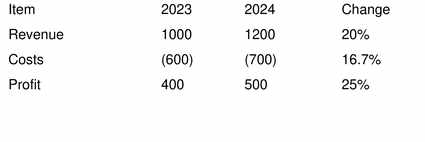
#> input picture data/ocr_benchmark_images/benchmark_01_low_resolution_compression.jpg, 425 x 142 px
$ python -i ocr_image_preprocessor.py   (imports and definitions only)
#> lines starting #> are read from the running program, lines starting #| are printed output that depends on the picture
from __future__ import annotations

from pathlib import Path

from PIL import Image, ImageEnhance, ImageFilter, ImageOps


def preprocess_for_tesseract(
    image_path: Path | str,
    output_path: Path | str,
    target_min_width: int = 3000,
) -> Path:
    """Create a deterministic OCR-friendly copy without changing geometry metadata."""
#> called with output_path = 'out.png', target_min_width = 3000
    image_path = Path(image_path)
    output_path = Path(output_path)
    image = Image.open(image_path).convert("L")

    scale = max(1.0, target_min_width / max(image.width, 1))
#> scale = 7.06
    if scale > 1.0:
        image = image.resize(
            (round(image.width * scale), round(image.height * scale)),
            Image.Resampling.LANCZOS,
        )
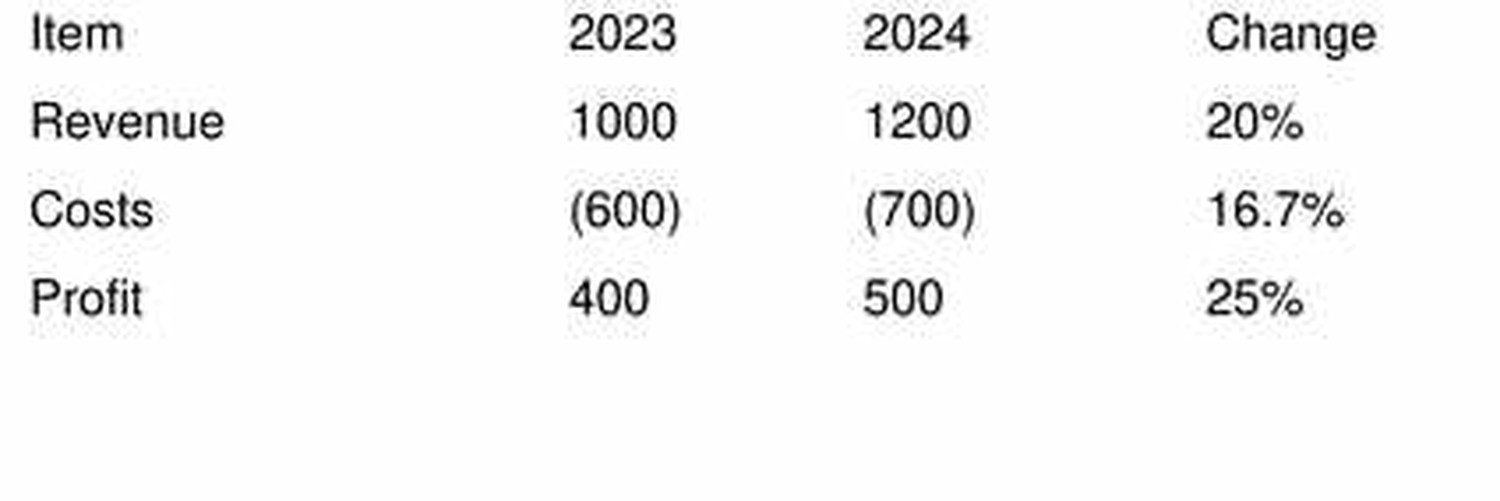
#> image: PIL image 3000x1002 L (shown at 1/2 size); min 0, max 255, mean 245.7

    # Denoise after upscaling, not before: a median filter applied to the
    # native low-resolution/JPEG-compressed image erases thin character
    # strokes outright, while the same filter on the upscaled image only
    # smooths JPEG block artifacts. Order was empirically verified.
    image = image.filter(ImageFilter.MedianFilter(size=3))
    image = ImageOps.autocontrast(image, cutoff=1)
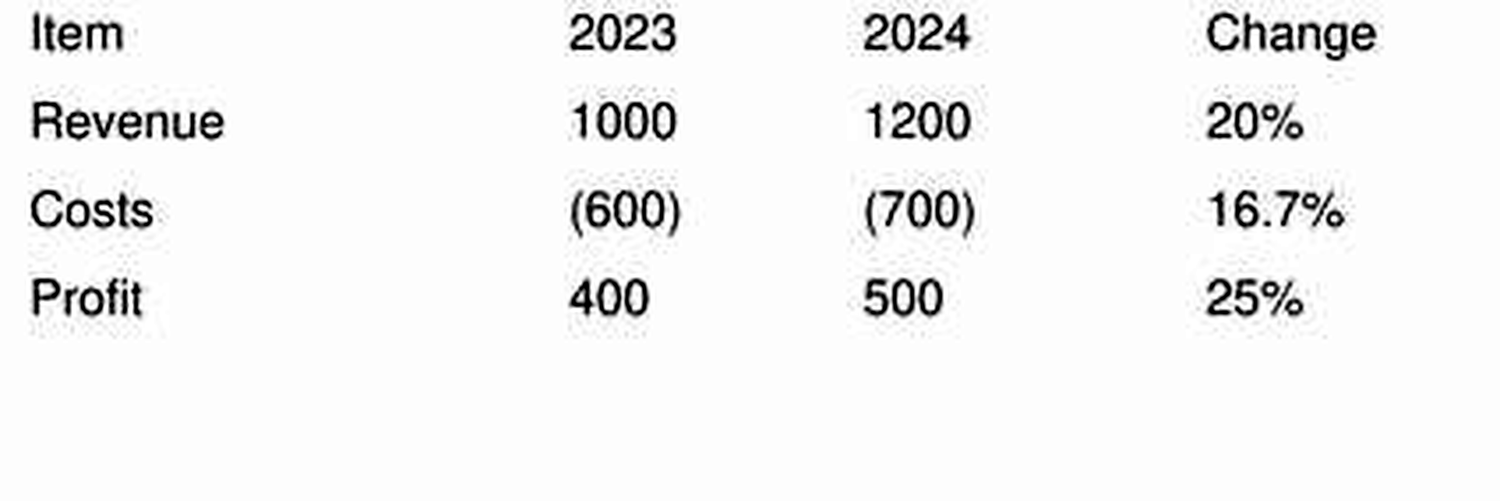
#> image: PIL image 3000x1002 L (shown at 1/2 size); min 0, max 255, mean 243.2
    image = image.filter(ImageFilter.UnsharpMask(radius=1.1, percent=160, threshold=3))
    image = ImageEnhance.Contrast(image).enhance(1.2)

    output_path.parent.mkdir(parents=True, exist_ok=True)
    image.convert("RGB").save(output_path)
    return output_path


# [36 lines left out: functions preprocess_image, estimate_skew, not called in this run]


MIN_DESKEW_DEGREES = 1.0  # below this Tesseract copes better than a second resampling


# [14 lines left out: function deskew, not called in this run]

>>> result = preprocess_for_tesseract('../../data/ocr_benchmark_images/benchmark_01_low_resolution_compression.jpg', 'out.png')

$ run again, on data/ocr_benchmark_images/benchmark_05_low_resolution_compression.jpg
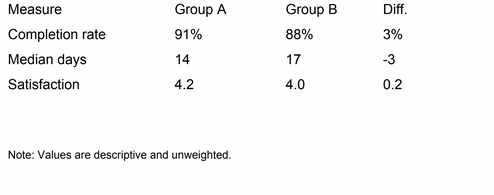
#> input picture data/ocr_benchmark_images/benchmark_05_low_resolution_compression.jpg, 494 x 195 px
#> in preprocess_for_tesseract, `image = image.resize( (round(image.width * scale), round(image.height ..`:
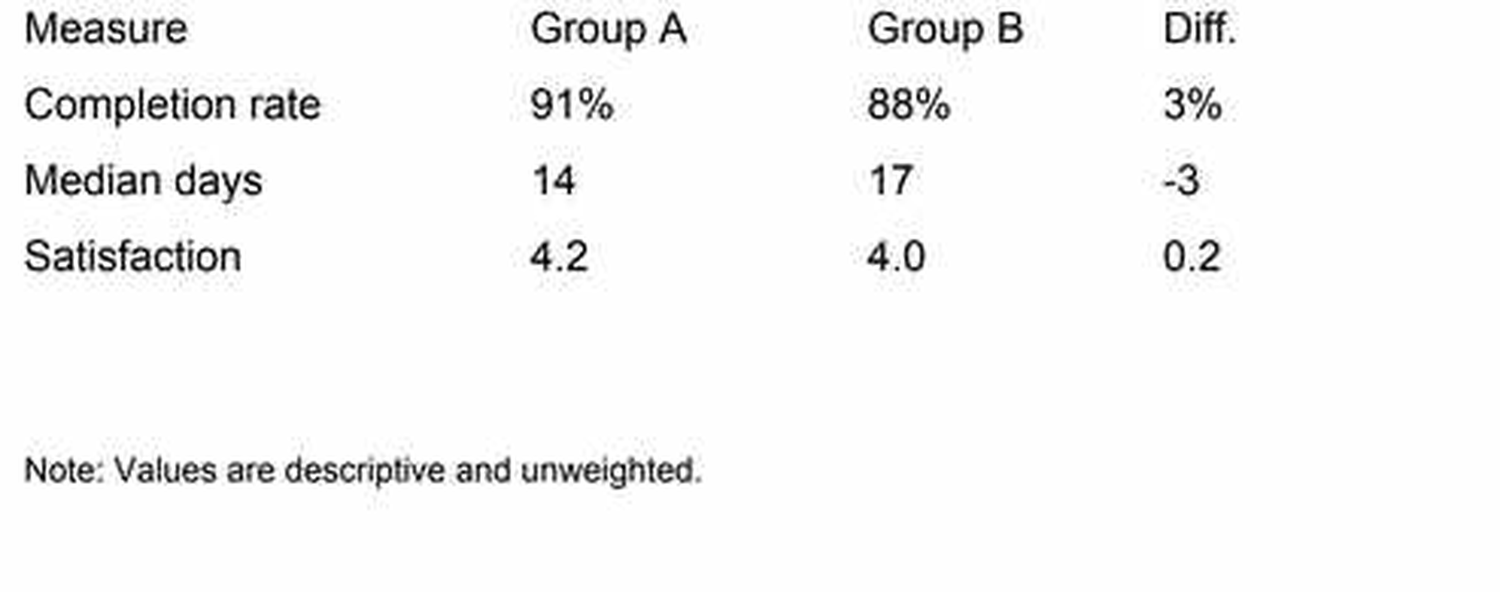
#> image: PIL image 3000x1184 L (shown at 1/2 size); min 0, max 255, mean 246.6
#> in preprocess_for_tesseract, `image = ImageOps.autocontrast(image, cutoff=1)`:
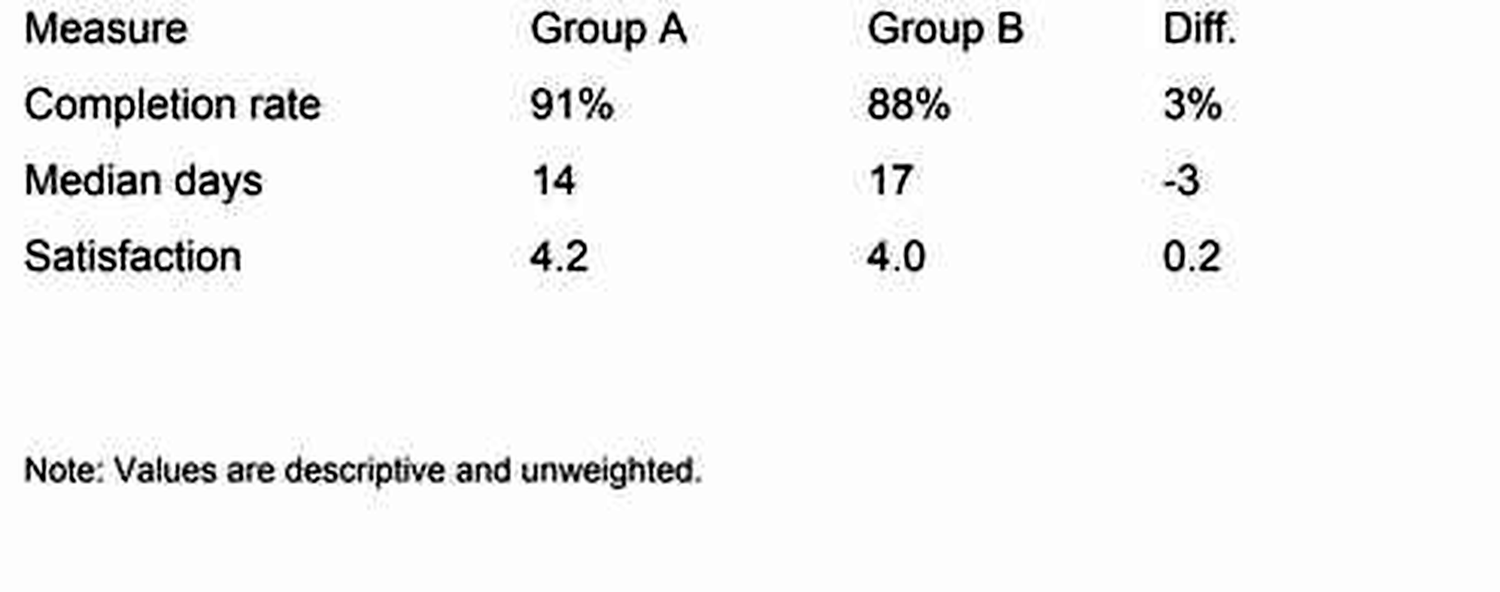
#> image: PIL image 3000x1184 L (shown at 1/2 size); min 0, max 255, mean 244.1

$ run again, on data/ocr_benchmark_images/span_01_low_resolution_compression.jpg
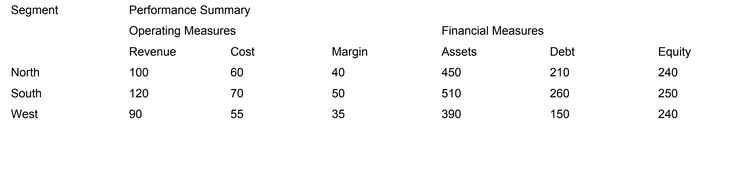
#> input picture data/ocr_benchmark_images/span_01_low_resolution_compression.jpg, 747 x 185 px
#> in preprocess_for_tesseract, `image = ImageOps.autocontrast(image, cutoff=1)`:
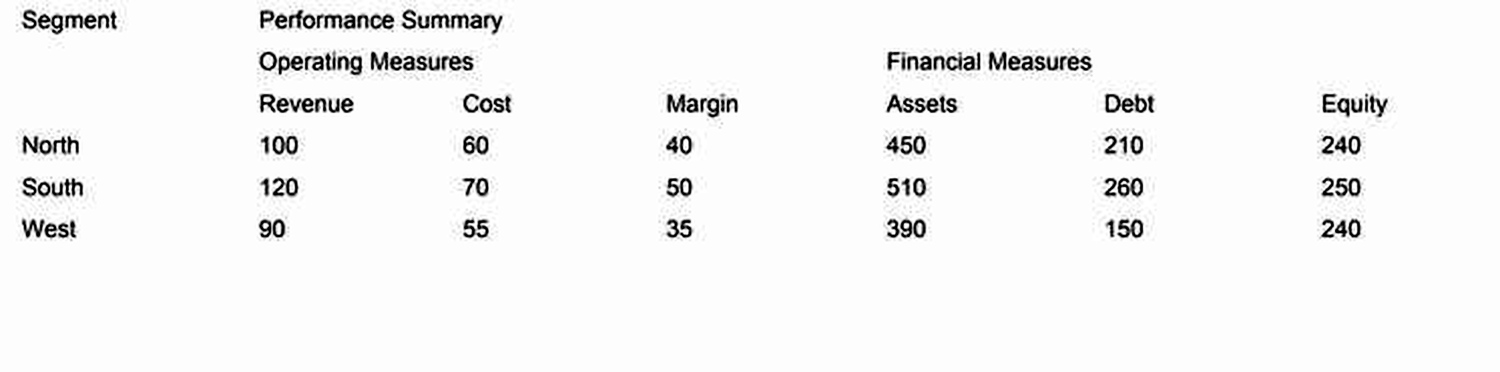
#> image: PIL image 3000x743 L (shown at 1/2 size); min 0, max 255, mean 245.2
